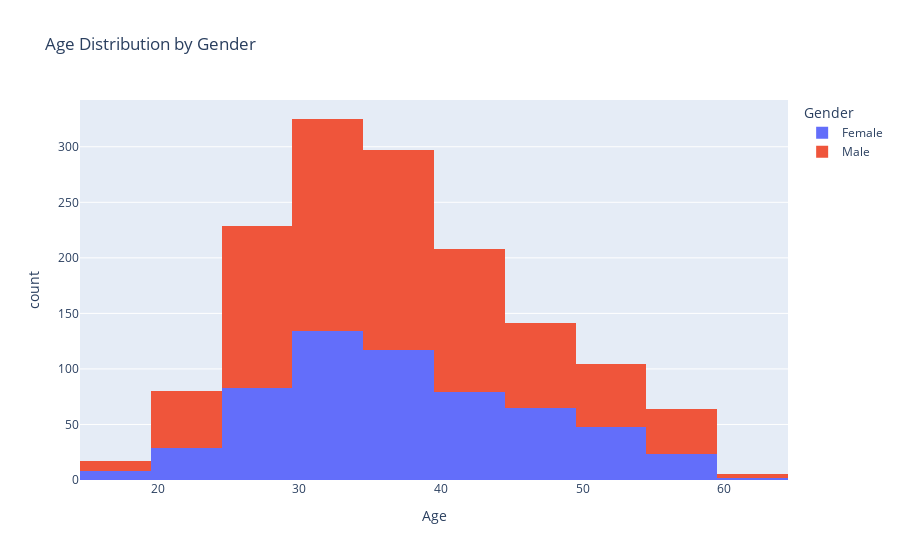

Source (notebook cell):
### Code cell
# II. Gender Analysis:
# a) Age Distribution by Gender
fig = px.histogram(df, x='Age', color='Gender', nbins=20, title='Age Distribution by Gender')
fig.show()

### Figure 1 — Plotly figure (JSON) as saved in the notebook; plotly's stock layout.template omitted (floating-point values rounded to 4 significant figures; data arrays with more than 128 entries replaced by an {"elided": "..."} marker saying what was removed)
{"data": [{"alignmentgroup": "True", "bingroup": "x", "hovertemplate": "Gender=Female<br>Age=%{x}<br>count=%{y}<extra></extra>", "legendgroup": "Female", "marker": {"color": "#636efa", "pattern": {"shape": ""}}, "name": "Female", "nbinsx": 20, "offsetgroup": "Female", "orientation": "v", "showlegend": true, "type": "histogram", "x": {"elided": "588 int values"}, "xaxis": "x", "yaxis": "y"}, {"alignmentgroup": "True", "bingroup": "x", "hovertemplate": "Gender=Male<br>Age=%{x}<br>count=%{y}<extra></extra>", "legendgroup": "Male", "marker": {"color": "#EF553B", "pattern": {"shape": ""}}, "name": "Male", "nbinsx": 20, "offsetgroup": "Male", "orientation": "v", "showlegend": true, "type": "histogram", "x": {"elided": "882 int values"}, "xaxis": "x", "yaxis": "y"}], "layout": {"barmode": "relative", "legend": {"title": {"text": "Gender"}, "tracegroupgap": 0}, "title": {"text": "Age Distribution by Gender"}, "xaxis": {"anchor": "y", "domain": [0, 1], "title": {"text": "Age"}}, "yaxis": {"anchor": "x", "domain": [0, 1], "title": {"text": "count"}}}}
